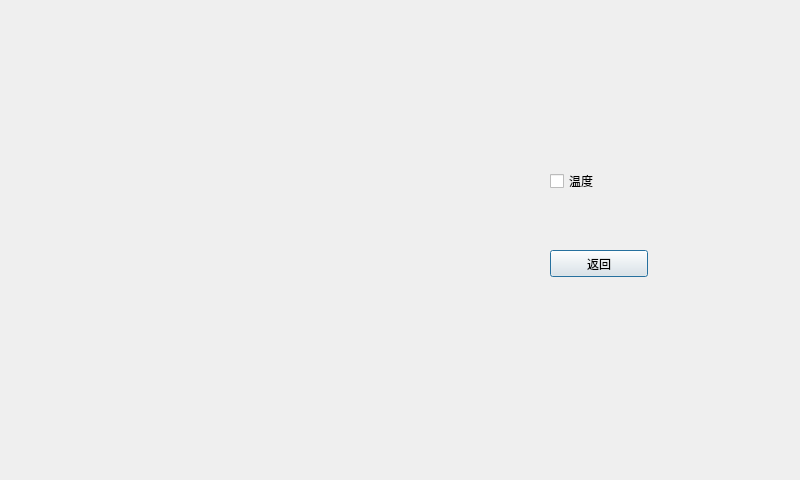
<?xml version="1.0" encoding="UTF-8"?>
<ui version="4.0">
 <class>Draw</class>
 <widget class="QDialog" name="Draw">
  <property name="geometry">
   <rect>
    <x>0</x>
    <y>0</y>
    <width>800</width>
    <height>480</height>
   </rect>
  </property>
  <property name="windowTitle">
   <string>Dialog</string>
  </property>
  <widget class="QLabel" name="lab_draw">
   <property name="geometry">
    <rect>
     <x>0</x>
     <y>0</y>
     <width>800</width>
     <height>480</height>
    </rect>
   </property>
   <property name="text">
    <string/>
   </property>
  </widget>
  <widget class="QCheckBox" name="checkBox">
   <property name="geometry">
    <rect>
     <x>550</x>
     <y>170</y>
     <width>98</width>
     <height>22</height>
    </rect>
   </property>
   <property name="text">
    <string>温度</string>
   </property>
  </widget>
  <widget class="QPushButton" name="pushButton">
   <property name="geometry">
    <rect>
     <x>550</x>
     <y>250</y>
     <width>98</width>
     <height>27</height>
    </rect>
   </property>
   <property name="text">
    <string>返回</string>
   </property>
  </widget>
 </widget>
 <resources/>
 <connections/>
</ui>
